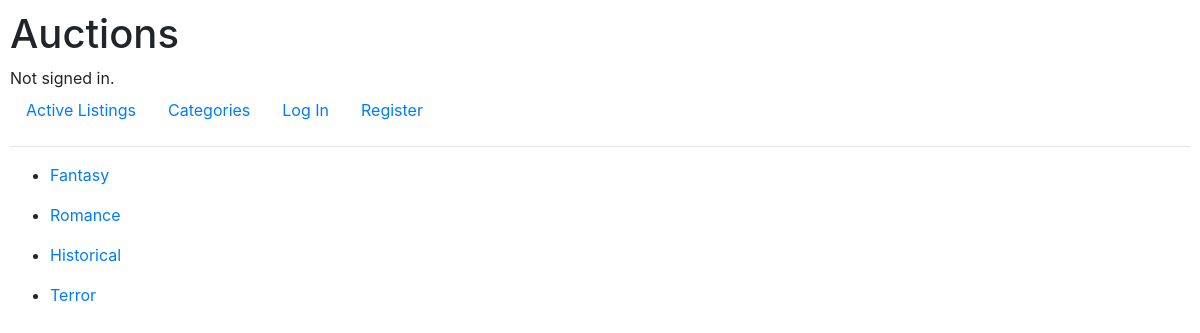
Before: /CategoryList with the older database file.
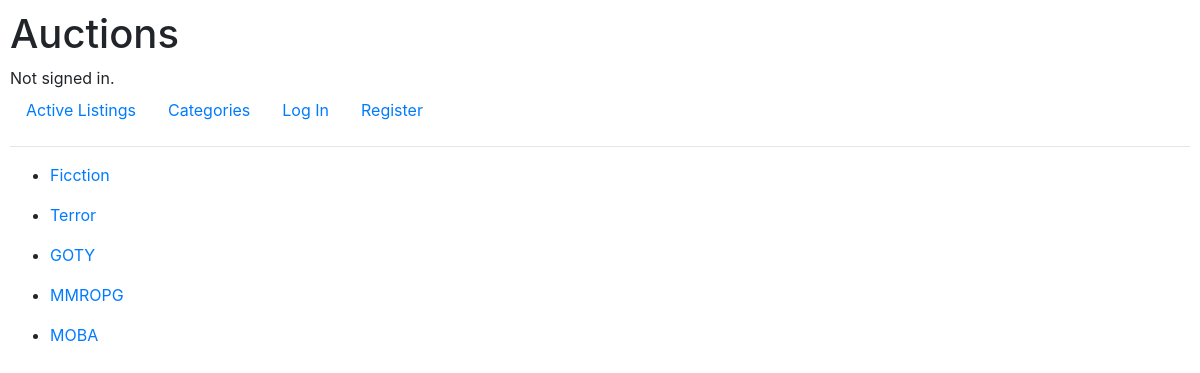
After: the same page with the newer database file.
### auctions/models.py (models this page shows, shortened)
class Category(models.Model):
    Category=models.CharField(max_length=20)

### auctions/views.py (the view)
# urls.py: path("CategoryList",views.Categories,name="Categories"),
def Categories(request):
    Categories=Category.objects.all()
    return render(request,"auctions/category.html",({
        "categories":Categories
    }))

### auctions/templates/auctions/category.html
{% extends "auctions/layout.html" %}
{% block body %}
    {% for category in categories %}
    <ul>
        <li><a href="{% url 'CategoriesListing' category.Category %}">{{category.Category}}</a></li>
    </ul>
    {% endfor %}
{% endblock %}

### auctions/templates/auctions/layout.html (shortened to what this page needs)
{% load static %}
<!DOCTYPE html>
<html lang="en">
    <head>
        <link rel="stylesheet" href="https://stackpath.bootstrapcdn.com/bootstrap/4.4.1/css/bootstrap.min.css">
        <link href="{% static 'auctions/styles.css' %}" rel="stylesheet">
    </head>
    <body>
        <h1>Auctions</h1>
        <div>
            {% if user.is_authenticated %}
                Signed in as <strong>{{ user.username }}</strong>.
            {% else %}
                Not signed in.
            {% endif %}
        </div>
        <ul class="nav">
            <li class="nav-item">
                <a class="nav-link" href="{% url 'index' %}">Active Listings</a>
            </li>
            <li class="nav-item">
                <a class="nav-link" href="{% url 'Categories' %}">Categories</a>
            </li>
            {% if user.is_authenticated %}
                <li class="nav-item">
                    <a class="nav-link" href="{% url 'logout' %}">Log Out</a>
                </li>
                <li class="nav-item">
                    <a class="nav-link" href="{% url 'WatchList'  %}">WatchList</a>
                </li>
                <li class="nav-item">
                    <a class="nav-link" href="{% url 'CreateListingPage'  %}">Create Listing</a>
                </li>
            {% else %}
                <li class="nav-item">
                    <a class="nav-link" href="{% url 'login' %}">Log In</a>
                </li>
                <li class="nav-item">
                    <a class="nav-link" href="{% url 'register' %}">Register</a>
                </li>
            {% endif %}
        </ul>
        <hr>
        {% block body %}
        {% endblock %}
    </body>
</html>

### auctions/static/auctions/styles.css (style rules this page uses)
body { padding: 10px; }

Changed rows visible on the page:
removed Category: Category "Fantasy"
removed Category: Category "Romance"
removed Category: Category "Historical"
added Category: Category "Ficction"
added Category: Category "GOTY"
added Category: Category "MMROPG"
added Category: Category "MOBA"
